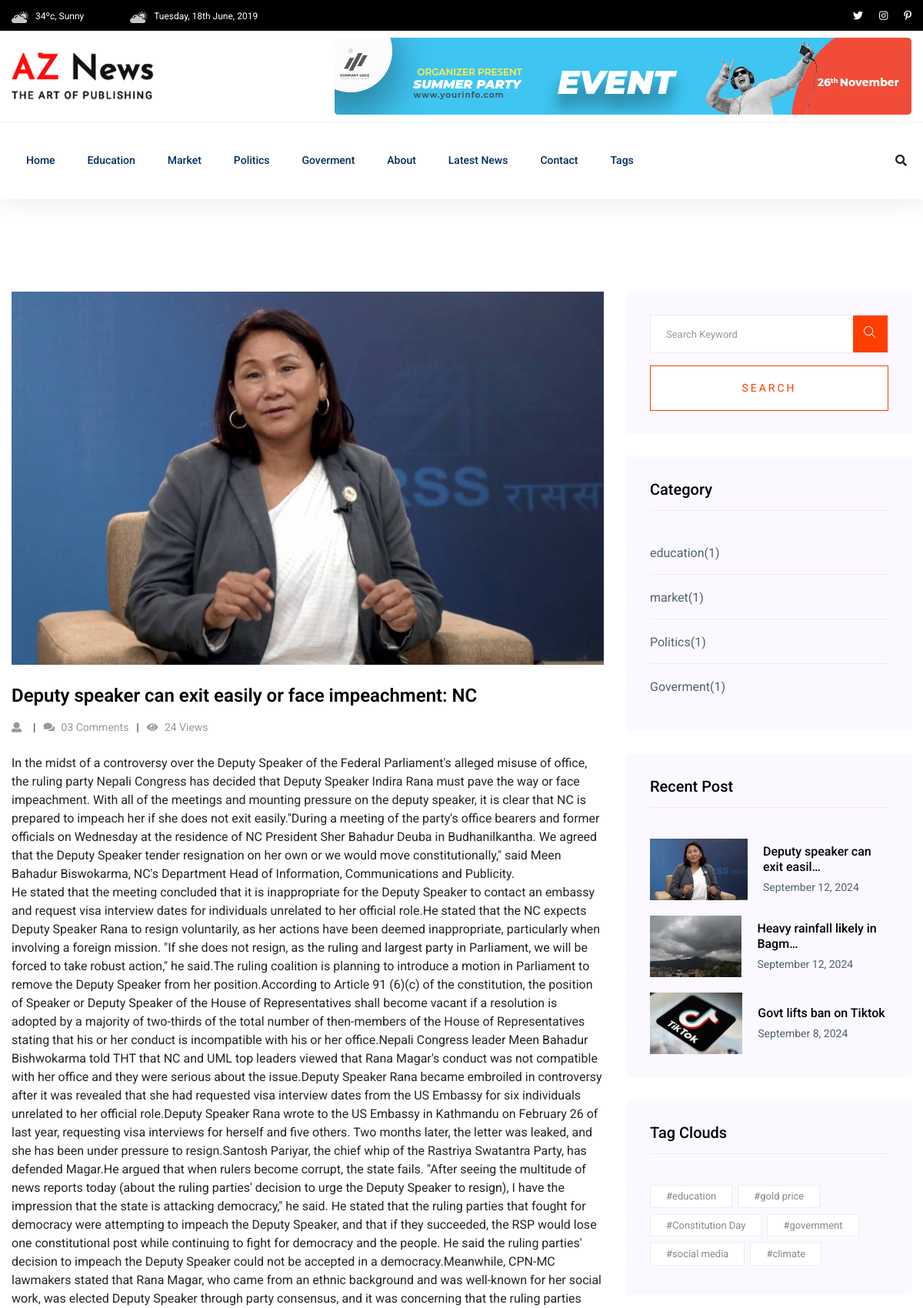
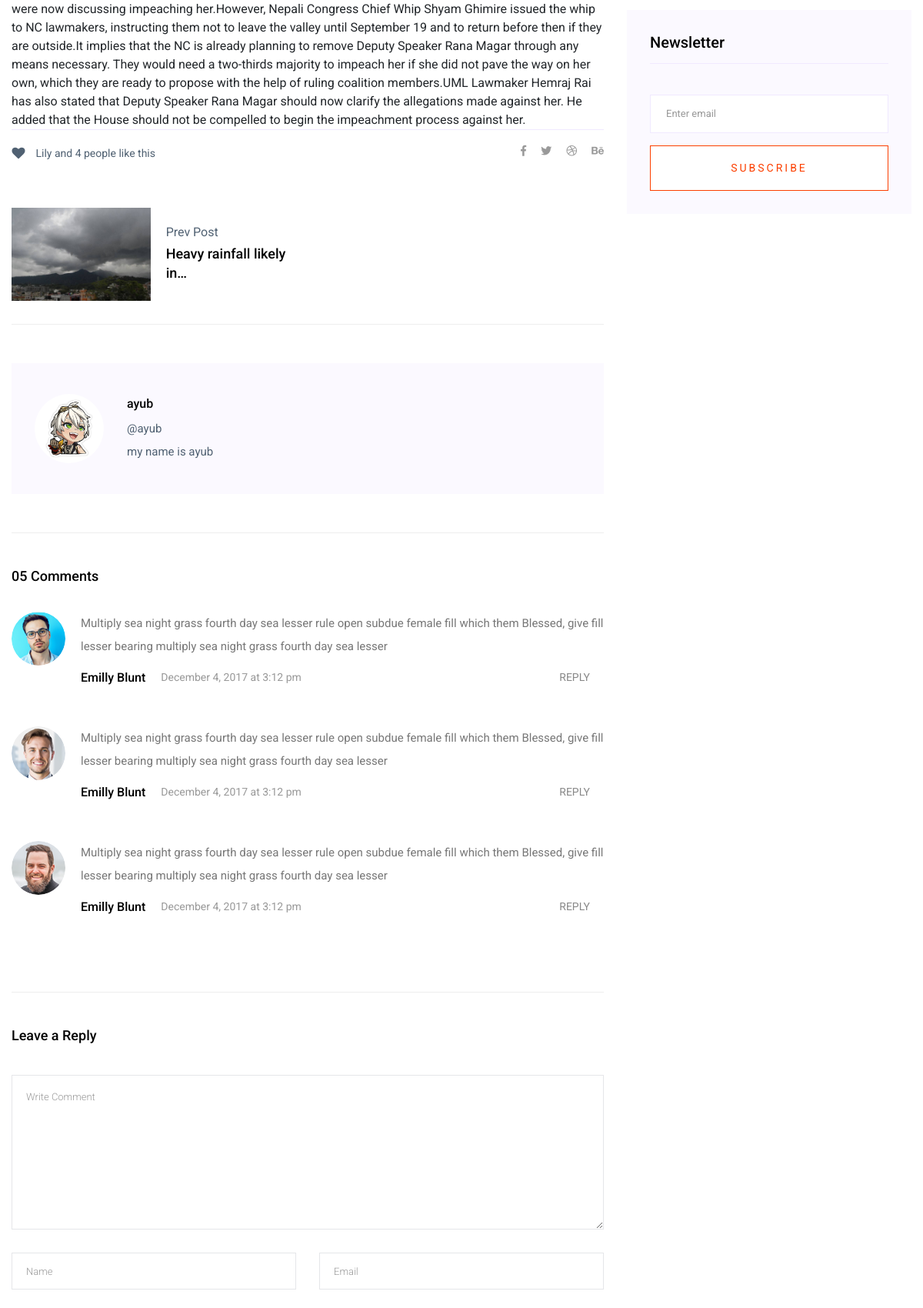
The app's page /post-detail/6/ (upper part) with its own data (2 pictures, top to bottom).
### newspaper/models.py (models this page shows, shortened)
class TimeStampModel(models.Model):
    created_at = models.DateTimeField(auto_now_add=True)
    updated_at = models.DateTimeField(auto_now=True)
    class Meta:
        abstract = True  # Don't create a table in DB

class Category(TimeStampModel):
    name = models.CharField(max_length=100)
    def get_published_post_count(self):
        return Post.objects.filter(
            published_at__isnull=False, status="active", category=self
        ).count()

class Post(TimeStampModel):
    STATUS_CHOICES = [
        ("active", "Active"),
        ("in_active", "Inactive"),
    ]
    title = models.CharField(max_length=200)
    content = models.TextField()
    featured_image = models.ImageField(upload_to="post_images/%Y/%m/%d", blank=False)  # Renamed field
    author = models.ForeignKey("auth.User", on_delete=models.CASCADE)
    status = models.CharField(max_length=20, choices=STATUS_CHOICES, default="active")
    views_count = models.PositiveBigIntegerField(default=0)
    published_at = models.DateTimeField(null=True, blank=True)
    category = models.ForeignKey(Category, on_delete=models.CASCADE)
    tags = models.ManyToManyField(Tag)

class UserProfile(TimeStampModel):
    user=models.OneToOneField("auth.User",on_delete=models.CASCADE)
    image=models.ImageField(upload_to="user_images/%Y/%m/%d",blank=False)
    address=models.CharField(max_length=200)
    biography=models.TextField()

class Tag(TimeStampModel):
    name = models.CharField(max_length=100)

### newspaper/views.py (the view)
# urls.py: path("post-detail/<int:pk>/", views.PostDetailView.as_view(), name="post-detail"),
class PostDetailView(DetailView):
    model = Post
    template_name = "aznews/detail/detail.html"
    context_object_name = "post"
    def get_queryset(self):
        query = super().get_queryset()
        query = query.filter(published_at__isnull=False, status="active")
        return query
    def get_context_data(self, **kwargs):
        context = super().get_context_data(**kwargs)
        obj = self.get_object()
        obj.views_count +=1
        obj.save()
        context["previous_post"]=(
            Post.objects.filter(
                published_at__isnull=False,
                status="active",
                id__lt=obj.id
            ).order_by("-id")
            .first()
        )
        context["next_post"] = (
            Post.objects.filter(
                published_at__isnull=False,
                status="active",
                id__gt=obj.id
                ).order_by("id")
                .first()
        )
        return context

### newspaper/navigation.py (called while the page is built)
def navigation(request):
    categories = Category.objects.all()[:4]
    tags = Tag.objects.all()[:10]
    trending_posts = Post.objects.filter(
        published_at__isnull=False, status="active"
    ).order_by("-views_count")[:3]
    return {
        "categories": categories,
        "tags": tags,
        "trending_posts":trending_posts,
    }

### templates/aznews/detail/detail.html
{% extends "aznews/base.html" %}
{% block content %}
<section class="blog_area single-post-area section-padding">
    <div class="container">
       <div class="row">
          <div class="col-lg-8 posts-list">
            {% include "aznews/detail/left/post_detail.html" %}
            {% include "aznews/detail/left/post_nav.html" %}
            {% include "aznews/detail/left/author.html" %}
            {% include "aznews/detail/left/comment_list.html" %}
            {% include "aznews/detail/left/comment_form.html" %}
          </div>
          <div class="col-lg-4">
            <div class="blog_right_sidebar">
                {% include "aznews/list/right/search_form.html" %}
                {% include "aznews/list/right/categories.html" %}
                {% include "aznews/list/right/popular_posts.html" %}
                {% include "aznews/list/right/tags.html" %}
                {% include "aznews/list/right/newsletter.html" %}
            </div>
        </div>
       </div>
    </div>
 </section>
{% endblock content %}

### templates/aznews/header.html (shortened to what this page needs)
{% load static %}
<header>
   <div class="header-area">
        <div class="main-header ">
            <div class="header-top black-bg d-none d-md-block">
               <div class="container">
                   <div class="col-xl-12">
                        <div class="row d-flex justify-content-between align-items-center">
                            <div class="header-info-left">
                                <ul>
                                    <li><img src="{% static 'aznews/img/icon/header_icon1.png' %}" alt="">34ºc, Sunny </li>
                                    <li><img src="{% static 'aznews/img/icon/header_icon1.png' %}" alt="">Tuesday, 18th June, 2019</li>
                                </ul>
                            </div>
                            <div class="header-info-right">
                                <ul class="header-social">
                                    <li><a href="#"><i class="fab fa-twitter"></i></a></li>
                                    <li><a href="#"><i class="fab fa-instagram"></i></a></li>
                                   <li> <a href="#"><i class="fab fa-pinterest-p"></i></a></li>
                                </ul>
                            </div>
                        </div>
                   </div>
               </div>
            </div>
            <div class="header-mid d-none d-md-block">
               <div class="container">
                    <div class="row d-flex align-items-center">
                        <div class="col-xl-3 col-lg-3 col-md-3">
                            <div class="logo">
                                <a href="/"><img src="{% static 'aznews/img/logo/logo.png' %}" alt=""></a>
                            </div>
                        </div>
                        <div class="col-xl-9 col-lg-9 col-md-9">
                            <div class="header-banner f-right ">
                                <img src="{% static 'aznews/img/hero/header_card.jpg' %}" alt="">
                            </div>
                        </div>
                    </div>
               </div>
            </div>
           <div class="header-bottom header-sticky">
                <div class="container">
                    <div class="row align-items-center">
                        <div class="col-xl-10 col-lg-10 col-md-12 header-flex">
                            <div class="main-menu d-none d-md-block">
                                <nav>
                                    <ul id="navigation">
                                        <li><a href="/">Home</a></li>
                                        {% for category in categories %}
                                        <li><a href="{% url 'post-by-category' category.id %}">{{ category.name }}</a></li>
                                        {% endfor %}
                                        <li><a href="{% url 'about' %}">About</a></li>
                                        <li><a href="{% url 'post-list' %}">Latest News</a></li>
                                        <li><a href="{% url 'contact' %}">Contact</a></li>
                                        <li><a href="#">Tags</a>
                                        </li>
                                    </ul>
                                </nav>
                            </div>
                        </div>
                        <div class="col-xl-2 col-lg-2 col-md-4">
                            <div class="header-right-btn f-right d-none d-lg-block">
                                <i class="fas fa-search special-tag"></i>
                            </div>
                        </div>
                        <div class="col-12">
                        </div>
                    </div>
                </div>
           </div>
        </div>
   </div>
</header>

### templates/aznews/detail/left/post_detail.html
<div class="single-post">
    <div class="feature-img">
       <img class="img-fluid" src="{{ post.featured_image.url }}" alt="{{ post.title }}">
    </div>
    <div class="blog_details">
       <h2>{{ post.title }}
       </h2>
       <ul class="blog-info-link mt-3 mb-4">
          <li><a href="#"><i class="fa fa-user"></i>{{ post.tag.all|join:", " }}</a></li>
          <li><a href="#"><i class="fa fa-comments"></i> 03 Comments</a></li>
          <li><a href="#"><i class="fa fa-eye"></i> {{ post.views_count }} Views</a></li>
       </ul>
       {{ post.content|linebreaksbr }}
    </div>
 </div>

### templates/aznews/detail/left/post_nav.html (shortened to what this page needs)
<div class="navigation-top">
    <div class="d-sm-flex justify-content-between text-center">
       <p class="like-info"><span class="align-middle"><i class="fa fa-heart"></i></span> Lily and 4
          people like this</p>
       <div class="col-sm-4 text-center my-2 my-sm-0">
       </div>
       <ul class="social-icons">
          <li><a href="#"><i class="fab fa-facebook-f"></i></a></li>
          <li><a href="#"><i class="fab fa-twitter"></i></a></li>
          <li><a href="#"><i class="fab fa-dribbble"></i></a></li>
          <li><a href="#"><i class="fab fa-behance"></i></a></li>
       </ul>
    </div>
    <div class="navigation-area">
       <div class="row">
          <div class="col-lg-6 col-md-6 col-12 nav-left flex-row d-flex justify-content-start align-items-center">
             {% if previous_post %}
             <div class="thumb">
                <a href="{% url 'post-detail' previous_post.pk %}">
                   <img class="img-fluid" src="{{ previous_post.featured_image.url }}" alt="{{ previous_post.title }}" width="200px" height="150px">
                </a>
             </div>
             <div class="arrow">
                <a href="{% url 'post-detail' previous_post.pk %}">
                </a>
             </div>
             <div class="details">
                <p>Prev Post</p>
                <a href="{% url 'post-detail' previous_post.pk %}">
                   <h4>{{ previous_post.title|truncatechars:25 }}</h4>
                </a>
             </div>
             {% endif %}
          </div>
          <div class="col-lg-6 col-md-6 col-12 nav-right flex-row d-flex justify-content-end align-items-center">
          </div>
       </div>
    </div>
</div>

### templates/aznews/detail/left/author.html
<div class="blog-author">
    <div class="media align-items-center">
       <img src="{{ post.author.userprofile.image.url }}" alt="{{ post.author.username }}">
       <div class="media-body">
          <a href="#">
             <h4>{{ post.author.get_full_name|default:post.author.username }}</h4>
          </a>
          <p>@{{ post.author.username }}</p>
          <p>{{ post.author.userprofile.biography }}</p>
       </div>
    </div>
 </div>

### templates/aznews/list/right/categories.html
<aside class="single_sidebar_widget post_category_widget">
    <h4 class="widget_title">Category</h4>
    <ul class="list cat-list">
        {% for category in categories %}
        <li>
            <a href="{% url 'post-by-category' category.id %}" class="d-flex">
                <p>{{ category.name }}</p>
                <p>({{ category.get_published_post_count }})</p>
            </a>
        </li>
        {% endfor %}
    </ul>
</aside>

### templates/aznews/list/right/popular_posts.html
<aside class="single_sidebar_widget popular_post_widget">
    <h3 class="widget_title">Recent Post</h3>
    {% for trending_post in trending_posts%}
    <div class="media post_item">
        <img src="{{ trending_post.featured_image.url }}" alt="post"
        height="80px">
        <div class="media-body">
            <a href="#">
                <h3>{{ trending_post.title|truncatechars:30 }}</h3>
            </a>
            <p>{{ trending_post.published_at|date:"F j, Y" }}</p>
        </div>
    </div>
    {% endfor %}
</aside>

### templates/aznews/list/right/tags.html
<aside class="single_sidebar_widget tag_cloud_widget">
    <h4 class="widget_title">Tag Clouds</h4>
    <ul class="list">
        {% for tag in tags%}
        <li>
            <a href="{% url 'post-by-tag' tag.id %}">{{ tag.name }}</a>
        </li>
        {% endfor %}
    </ul>
</aside>

### records on screen
Category: name "Education", name "education", get_published_post_count "1"
Category: name "Market", name "market", get_published_post_count "1"
Category: name "Politics", get_published_post_count "1"
Category: name "Goverment", get_published_post_count "1"
Post: featured_image (picture), title "Deputy speaker can exit easily or face impeachment: NC", views_count "24", content "In the midst of a controversy over the Deputy Speaker of the Federal Parliament's alleged misuse of office, the ruling party Nepali Congress has decided that Deputy Speaker Indira Rana must pave the way or face impeachment. With all of the meetings and mounting pressure on the deputy speaker, it is clear that NC is prepared to impeach her if she does not exit easily.\"During a meeting of the party's office bearers and former officials on Wednesday at the residence of NC President Sher Bahadur Deuba in Budhanilkantha. We agreed that the Deputy Speaker tender resignation on her own or we would move constitutionally,\" said Meen Bahadur Biswokarma, NC's Department Head of Information,…", author.userprofile.image (picture), author.get_full_name "ayub", author.username "ayub", author.userprofile.biography "my name is ayub", title "Deputy speaker can exit easil…", published_at "September 12, 2024"
Post: featured_image (picture), title "Heavy rainfall likely in…", title "Heavy rainfall likely in Bagm…", published_at "September 12, 2024"
Post: featured_image (picture), title "Govt lifts ban on Tiktok", published_at "September 8, 2024"
Tag: name "#education"
Tag: name "#gold price"
Tag: name "#Constitution Day"
Tag: name "#government"
Tag: name "#social media"
Tag: name "#climate"
